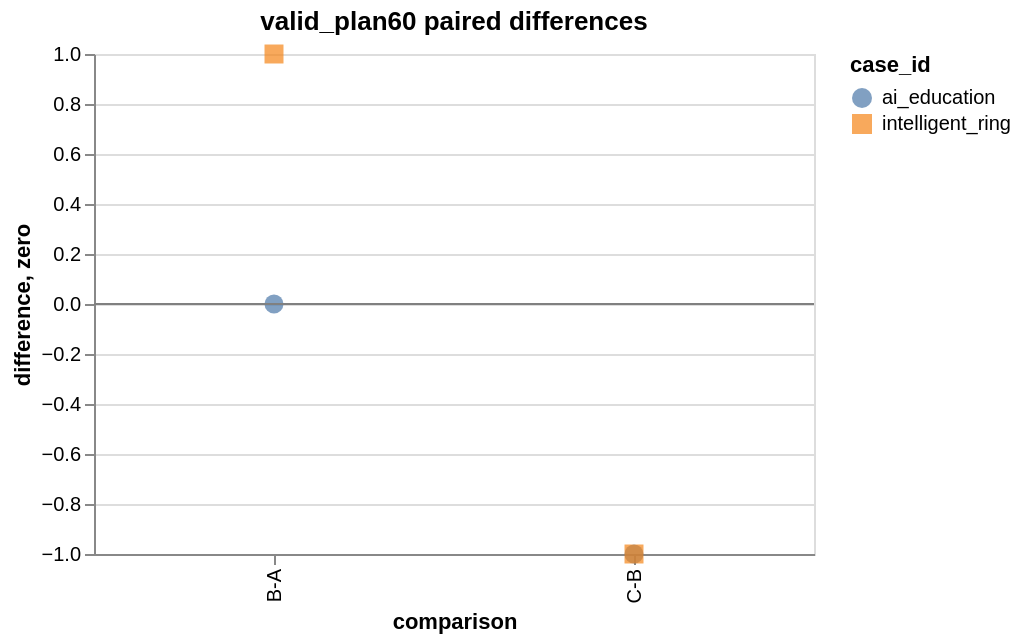

Vega-Lite specification stored for this chart:
### Vega-Lite specification from a JSON file in a GitHub repository (floating-point values rounded to 4 significant figures)
{"config": {"view": {"continuousWidth": 300, "continuousHeight": 300}}, "layer": [{"data": {"values": [{"case_id": "ai_education", "comparison": "B-A", "difference": 0}, {"case_id": "intelligent_ring", "comparison": "B-A", "difference": 1}, {"case_id": "ai_education", "comparison": "C-B", "difference": -1}, {"case_id": "intelligent_ring", "comparison": "C-B", "difference": -1}]}, "mark": {"type": "point", "filled": true, "size": 90}, "encoding": {"color": {"field": "case_id", "type": "nominal"}, "shape": {"field": "case_id", "type": "nominal"}, "tooltip": [{"field": "case_id", "type": "nominal"}, {"field": "comparison", "type": "nominal"}, {"field": "difference", "type": "quantitative"}], "x": {"field": "comparison", "sort": ["B-A", "C-B", "C-D"], "type": "nominal"}, "y": {"field": "difference", "type": "quantitative"}}, "title": "valid_plan60 paired differences"}, {"data": {"values": [{"zero": 0}]}, "mark": {"type": "rule", "color": "gray"}, "encoding": {"y": {"field": "zero", "type": "quantitative"}}}], "height": 250, "width": 360, "$schema": "https://vega.github.io/schema/vega-lite/v6.4.1.json"}
